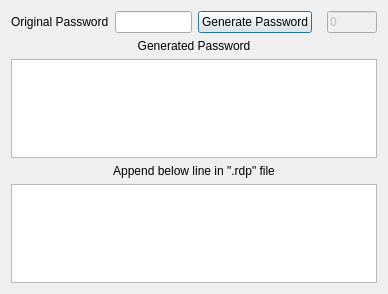
<?xml version="1.0" encoding="UTF-8"?>
<ui version="4.0">
 <class>PasswordGeneratorWin</class>
 <widget class="QMainWindow" name="PasswordGeneratorWin">
  <property name="geometry">
   <rect>
    <x>0</x>
    <y>0</y>
    <width>388</width>
    <height>294</height>
   </rect>
  </property>
  <property name="windowTitle">
   <string>MSTSC Password Generator</string>
  </property>
  <widget class="QWidget" name="centralWidget">
   <layout class="QVBoxLayout" name="verticalLayout_2">
    <item>
     <layout class="QVBoxLayout" name="verticalLayout">
      <item>
       <layout class="QHBoxLayout" name="horizontalLayout">
        <item>
         <widget class="QLabel" name="label_3">
          <property name="text">
           <string>Original Password</string>
          </property>
         </widget>
        </item>
        <item>
         <widget class="QLineEdit" name="lePassword"/>
        </item>
        <item>
         <widget class="QPushButton" name="GeneratePassword">
          <property name="text">
           <string>Generate Password</string>
          </property>
          <property name="autoDefault">
           <bool>true</bool>
          </property>
          <property name="default">
           <bool>true</bool>
          </property>
         </widget>
        </item>
        <item>
         <spacer name="horizontalSpacer">
          <property name="orientation">
           <enum>Qt::Horizontal</enum>
          </property>
          <property name="sizeHint" stdset="0">
           <size>
            <width>40</width>
            <height>20</height>
           </size>
          </property>
         </spacer>
        </item>
        <item>
         <widget class="QLineEdit" name="leSize">
          <property name="enabled">
           <bool>false</bool>
          </property>
          <property name="sizePolicy">
           <sizepolicy hsizetype="MinimumExpanding" vsizetype="Fixed">
            <horstretch>0</horstretch>
            <verstretch>0</verstretch>
           </sizepolicy>
          </property>
          <property name="maximumSize">
           <size>
            <width>50</width>
            <height>16777215</height>
           </size>
          </property>
          <property name="text">
           <string>0</string>
          </property>
          <property name="readOnly">
           <bool>true</bool>
          </property>
         </widget>
        </item>
       </layout>
      </item>
      <item>
       <widget class="QLabel" name="label">
        <property name="text">
         <string>Generated Password</string>
        </property>
        <property name="alignment">
         <set>Qt::AlignCenter</set>
        </property>
       </widget>
      </item>
      <item>
       <widget class="QPlainTextEdit" name="leNewPassword"/>
      </item>
      <item>
       <widget class="QLabel" name="label_2">
        <property name="text">
         <string>Append below line in &quot;.rdp&quot; file</string>
        </property>
        <property name="alignment">
         <set>Qt::AlignCenter</set>
        </property>
       </widget>
      </item>
      <item>
       <widget class="QPlainTextEdit" name="leMstscOutput"/>
      </item>
     </layout>
    </item>
   </layout>
  </widget>
 </widget>
 <layoutdefault spacing="6" margin="11"/>
 <resources/>
 <connections/>
</ui>
